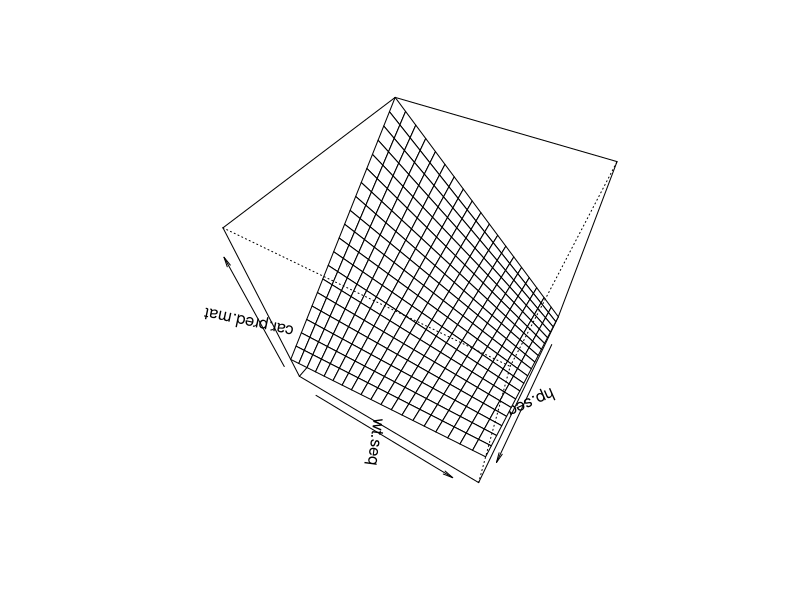
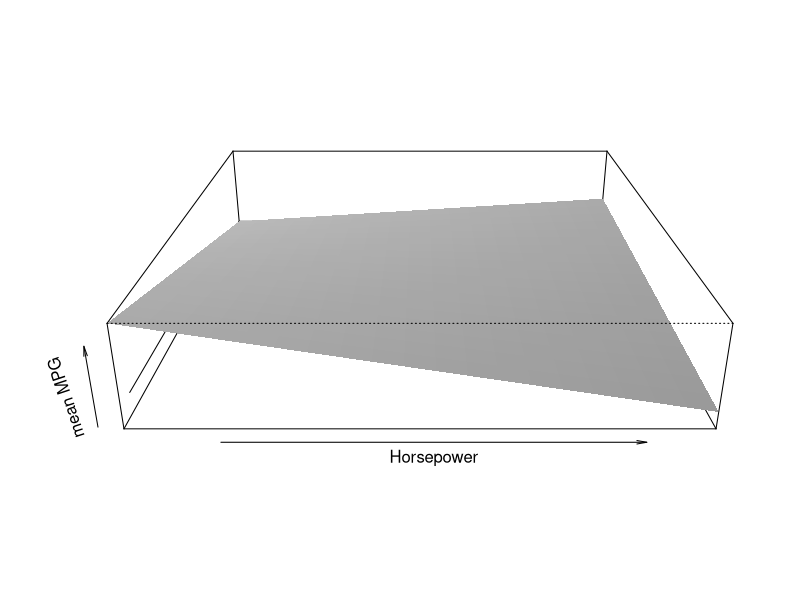

Write the R code that produced these figures, in order. (Note: this script raises an error after producing the figures.)
#----Text --------------------
car.fit <- lm(mpg ~ hp * wt, data = mtcars)
len <- 20
hp.seq <- seq(min(mtcars$hp), max(mtcars$hp), length = len)
wt.seq <- seq(min(mtcars$wt), max(mtcars$wt), length = len)
hp.wt <- expand.grid(hp = hp.seq, wt = wt.seq)
car.pred.mat <- matrix(predict(car.fit, newdata = hp.wt), nrow = len, ncol = len)
persp(
  x = hp.seq, y = wt.seq, z = car.pred.mat, theta = 120,
  phi = 50
)

persp(
  x = hp.seq, y = wt.seq, z = car.pred.mat, theta = 0, phi = 23,
  xlab = "Horsepower", ylab = "Weight", zlab = "mean MPG",
  shade = 0.6, border = NA, expand = 0.2
)

chor.WIN <- chorley$window
chor.dens.WIN <- kde2d(chorley$x,
  chorley$y,
  n = 256,
  lims = c(
    chor.WIN$xrange,
    chor.WIN$yrange
  )
)
chor.xy <- expand.grid(
  chor.dens.WIN$x,
  chor.dens.WIN$y
)
chor.out.mat <- matrix(!inside.owin(
  x = chor.xy$Var1,
  y = chor.xy$Var2,
  w = chor.WIN
))
chor.dens.WIN$z[chor.out.mat] <- NA

zm <- chor.dens.WIN$z
nr <- nrow(zm)
nc <- ncol(zm)
zf <- (zm[-1, -1] + zm[-1, -nc] + zm[-nr, -1] + zm[-nr, -nc]) / 4
zf
dim(zf)

rbow <- colorRampPalette(c("blue", "Green"))
zf.breaks <- seq(min(zf, na.rm = TRUE),
  max(zf, na.rm = T),
  length = 201
)
zf.colors <- cut(zf, breaks = zf.breaks, include.lowest = T)
par(mar = c(0, 1, 0, 7))
persp(chor.dens.WIN$x,
  chor.dens.WIN$y,
  chor.dens.WIN$z,
  border = NA,
  col = rbow(200)[zf.colors], theta = -30, phi = 30,
  scale = F, expand = 750,
  xlab = "Eastings (km)",
  ylab = "Northings (km)",
  zlab = "Kernel estimate"
)
colorlegend(
  col = rbow,
  zlim = range(chor.dens.WIN$z,
    na.rm = T
  ),
  zval = seq(0, 0.02, 0.0025),
  main = "KDE", digit = 4,
  posx = c(0.85, 0.87),
  posy = c(0.2, 0.8)
)

persprot <- function(skip = 1, ...) {
  for (i in seq(90, 20, by = -skip)) {
    persp(phi = i, theta = 0, ...)
  }
  for (i in seq(0, 360, by = skip)) {
    persp(pho = 20, theta = i, ...)
  }
}
library("MASS")
quak.dens <- kde2d(x = quakes$long, y = quakes$lat, n = 50)
persprot(
  x = quak.dens$x,
  y = quak.dens$y,
  z = quak.dens$z,
  border = "red3",
  shade = 0.4,
  ticktype = "detailed",
  xlab = "Longitude",
  ylab = "Latitude",
  zlab = "Kernel Estimate"
)


#----Exercise --------------------

library("boot")
nuclear
# a
nuc.fit.1 <- lm(cost ~ cap + date, data = nuclear)
nuc.fit.2 <- lm(cost ~ cap * date, data = nuclear)
#
dev.new()
par(mfrow = c(2, 1), mar = c(1, 1, 1, 1))

date.seq <- seq(min(nuclear$date),
  max(nuclear$date),
  length.out = 50
)
cap.seq <- seq(min(nuclear$cap),
  max(nuclear$cap),
  length.out = 50
)
predictors <- expand.grid(
  date = date.seq,
  cap = cap.seq
)
z.mat1 <- matrix(
  predict(nuc.fit.1, # First linear model
    newdata = predictors
  ),
  nrow = 50,
  ncol = 50
)
z.mat2 <- matrix(
  predict(nuc.fit.2,
    newdata = predictors
  ),
  nrow = 50,
  ncol = 50
)
persp(
  x = date.seq, # plot for the firs linear Model
  y = cap.seq, theta = 30,
  z = z.mat1,
  zlim = c(min(z.mat2), max(z.mat1)),
  xlab = "Date", ylab = "Capacity", zlab = "Cost Prediction",
  shade = 0.6,
  ticktype = "detailed",
  main = "Linear regression only main effects"
)
persp(
  y = date.seq,
  x = cap.seq,
  z = z.mat2,
  theta = 30,
  shade = 0.4,
  xlab = "Date", ylab = "Capacity", zlab = "Cost Prediction",
  zlim = c(min(z.mat2), max(z.mat1)),
  main = "linear regression with effects"
)

# b
persp(
  x = date.seq,
  y = cap.seq,
  z = (z.mat1 - z.mat2),
  xlab = "Date", ylab = "Capacity", zlab = "Difference",
  ticktype = "detailed",
  shade = 0.6, border = NA
)

# c
?volcano
par(mar = c(6, 6, 6, 6))
persp(
  x = 1:nrow(volcano), xlab = "Lat",
  y = 1:ncol(volcano), ylab = "Long",
  z = volcano, zlab = "Topography"
)

# d
#
dev.new()
par(mar = c(1, 1, 1, 6))
# Defining color
facetmat <- (
  volcano[-1, -1]
  + volcano[-1, -ncol(volcano)] + volcano[-nrow(volcano), -1] + volcano[-nrow(volcano), -ncol(volcano)]
) / 4
tcols <- terrain.colors(50)
facetbreakes <- seq(min(volcano), max(volcano), length.out = 51)
sections <- cut(facetmat, breaks = facetbreakes, include.lowest = T)
#----
persp(
  x = 1:nrow(volcano), xlab = "Lat",
  y = 1:ncol(volcano), ylab = "Long",
  z = volcano, zlab = "Topography",
  scale = FALSE,
  axes = F,
  expand = 0.1,
  col = tcols[sections],
  border = NA,
  phi = 30
)
library("shape")
colorlegend(tcols,
  zlim = c(
    min(volcano),
    max(volcano)
  ),
  zval = seq(min(volcano),
    max(volcano),
    length.out = 4
  ),
  main = "Elevation (m)",
  main.cex = 0.8,
  posx = c(0.9, 0.91), posy = c(0.1, 0.9)
)

# (e)
library("spatstat")
library("MASS")
fire <- split(clmfires)$intentional # obtain the ppp object
firewin <- fire$window # obtain the Window info from PPP

# obtain the xrange and yrange of window in order to define the real
# desired size of the plot.
firewin.xr <- firewin$xrange
firewin.yr <- firewin$yrange
#' Define the KDE2d of the original ppp$x and ppp$y, use the limits
#' from the window
fire.dens <- kde2d(
  x = fire$x,
  fire$y, n = 256,
  lims = c(firewin.xr, firewin.yr)
)
#' With the density matrix, use the expand.grid with density matrix from
#' kde2d to have a table with all possible xy positions.
fire.xy <- expand.grid(
  fire.dens$x,
  fire.dens$y
)
#' Use !inside.owin() with expanded grid positions and the window polygon
#' to check if the position is inside the map or not. If is outside, make it
#' an NA.
fire.outside <- !inside.owin(
  x = fire.xy[, 1],
  y = fire.xy[, 2],
  w = firewin
)
fire.dens$z[fire.outside] <- NA
#' Make the facet matrix by summing the 4 matrix and dived by 4
fm <- (fire.dens$z[-1, -1] + fire.dens$z[-1, -256] + fire.dens$z[-256, -1] + fire.dens$z[-256, -256]) / 4
# define the colors being it 50 in this case
hcols <- heat.colors(50)
#' Define the vector of colors for the data by selecting the colors palette
#' by a cutted version of the facet matrix
firecols <- hcols[cut(fm,
  breaks = seq(
    min(fm,
      na.rm = TRUE
    ),
    max(fm, na.rm = TRUE),
    length = 51
  ),
  include.lowest = TRUE
)]
# Create the Perspective plot with (Persp) by giving the kde2d to x,y and z
# sometimes, you'll need to expand= it.
persp(fire.dens$x,
  fire.dens$y,
  fire.dens$z,
  col = firecols,
  theta = 10,
  phi = 30,
  border = NA,
  scale = FALSE,
  expand = 5e+6,
  ticktype = "detailed",
  xlab = "X", ylab = "Y", zlab = "Z"
)


# f
persprot <- function(skip = 1, ...) {
  for (i in seq(90, 20, by = -skip)) {
    persp(phi = i, theta = 0, ...)
  }
  for (i in seq(0, 360, by = skip)) {
    persp(pho = 20, theta = i, ...)
  }
}
dev.new()
persp(
  skip = 10,
  x = fire.dens$x,
  y = fire.dens$y,
  z = fire.dens$z,
  col = firecols,
  border = NA,
  scale = FALSE,
  expand = 5e+6,
  ticktype = "detailed",
  xlab = "X", ylab = "Y", zlab = "Z"
)
